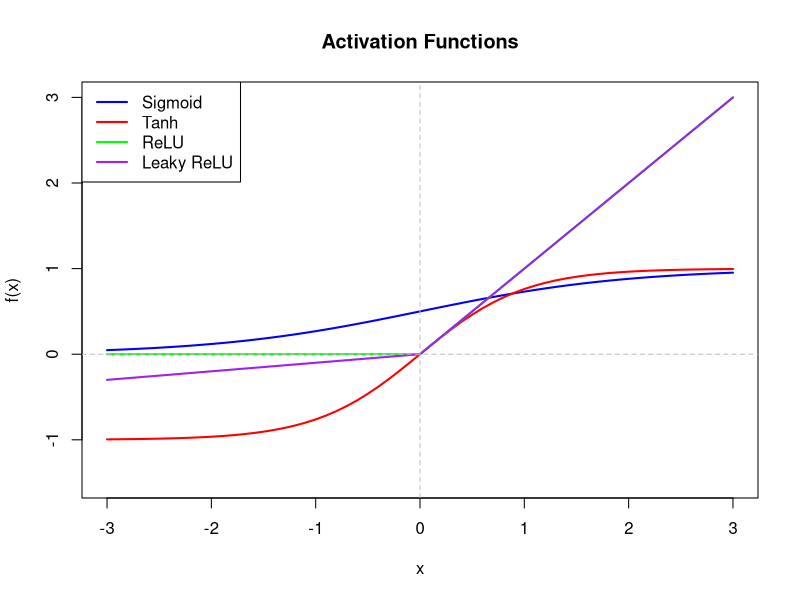
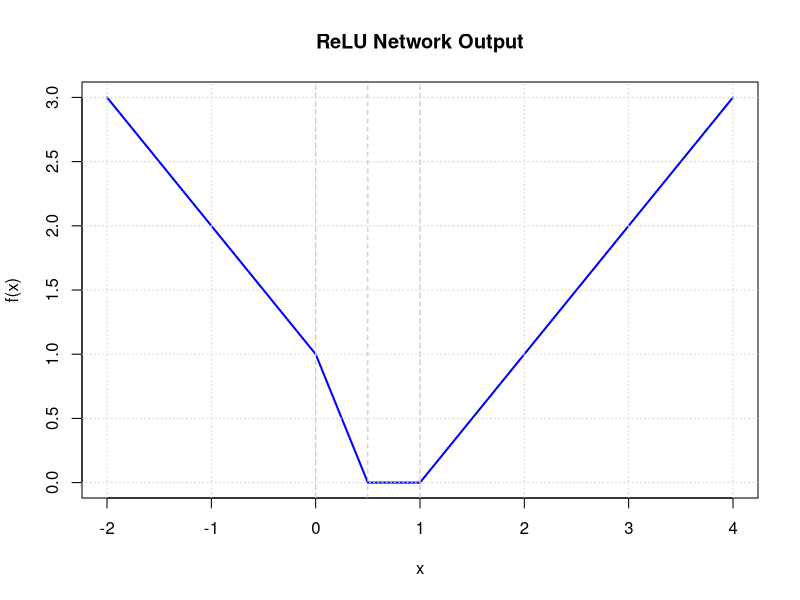
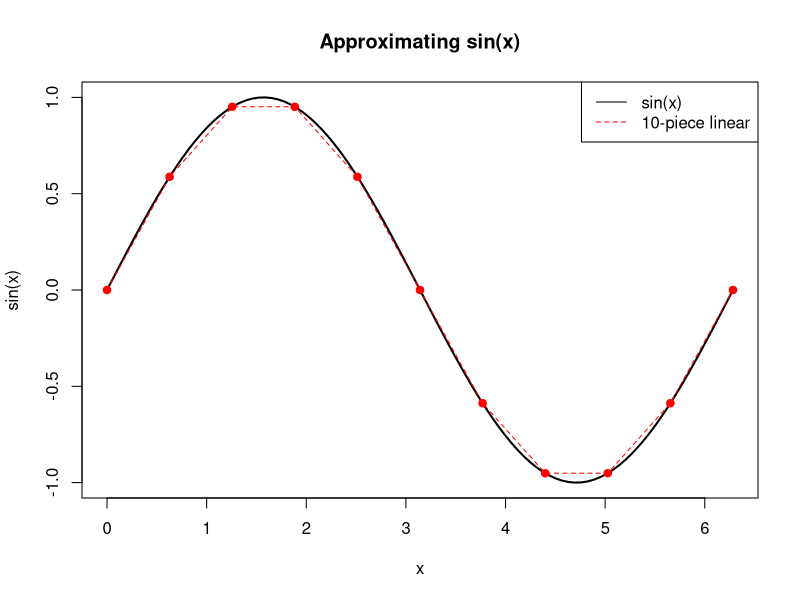
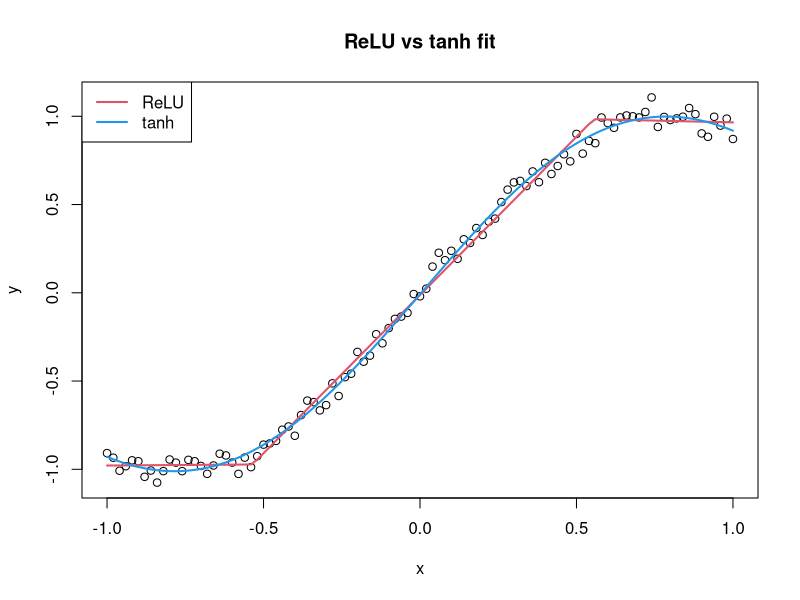

The R source for these figures, in order:
## ---- chunk 1
# Input
x <- c(1, 2)

# Hidden layer weights and biases
W1 <- matrix(c(0.5, -0.3, 0.2, 0.4), nrow = 2, byrow = TRUE)
b1 <- c(0.1, -0.1)

# Output layer weights and bias
W2 <- c(0.6, 0.8)
b2 <- 0.5

# a) Pre-activations
z1 <- W1 %*% x + b1
cat("z^(1) = W1 * x + b1:\n")
print(as.vector(z1))

# b) ReLU activation
relu <- function(x) pmax(0, x)
a1 <- relu(z1)
cat("\na^(1) = ReLU(z^(1)):\n")
print(as.vector(a1))

# c) Output
sigmoid <- function(x) 1 / (1 + exp(-x))
z2 <- sum(W2 * a1) + b2
y_hat <- sigmoid(z2)
cat("\nz^(2) =", round(z2, 4), "\n")
cat("y_hat = sigma(z^(2)) =", round(y_hat, 4), "\n")

# d) Binary cross-entropy loss
y <- 1
loss <- -y * log(y_hat) - (1 - y) * log(1 - y_hat)
cat("\nBinary cross-entropy loss:", round(loss, 4), "\n")
## ---- chunk 2
x <- seq(-3, 3, by = 0.1)

sigmoid <- function(x) 1 / (1 + exp(-x))
relu <- function(x) pmax(0, x)
leaky_relu <- function(x) ifelse(x > 0, x, 0.1 * x)

plot(x, sigmoid(x), type = "l", col = "blue", lwd = 2, ylim = c(-1.5, 3),
     xlab = "x", ylab = "f(x)", main = "Activation Functions")
lines(x, tanh(x), col = "red", lwd = 2)
lines(x, relu(x), col = "green", lwd = 2)
lines(x, leaky_relu(x), col = "purple", lwd = 2)
abline(h = 0, v = 0, lty = 2, col = "gray")
legend("topleft", c("Sigmoid", "Tanh", "ReLU", "Leaky ReLU"),
       col = c("blue", "red", "green", "purple"), lwd = 2)
## ---- chunk 3
# Breakpoints: x = 0, 0.5, 1
cat("Unit 1 active for x < 1\n")
cat("Unit 2 active for x > 0.5\n")
cat("Unit 3 active for x > 0\n")
cat("\nBreakpoints at x = 0, 0.5, 1\n")
## ---- chunk 4
# Define the network
f_nn <- function(x) {
  z1 <- c(-x + 1, 2*x - 1, 0.5*x)
  a1 <- pmax(0, z1)
  return(sum(c(1, 1, -2) * a1))
}

# Check regions:
# x < 0: units 1 active only
# 0 <= x < 0.5: units 1, 3 active  
# 0.5 <= x < 1: all active
# x >= 1: units 2, 3 active

cat("For x < 0:      f(x) = 1*(-x+1) = -x + 1\n")
cat("For 0 <= x < 0.5: f(x) = 1*(-x+1) + (-2)*(0.5x) = -2x + 1\n")
cat("For 0.5 <= x < 1: f(x) = 1*(-x+1) + 1*(2x-1) + (-2)*(0.5x) = 0\n")
cat("For x >= 1:     f(x) = 1*(2x-1) + (-2)*(0.5x) = x - 1\n")
## ---- chunk 5
x <- seq(-2, 4, by = 0.01)
y <- sapply(x, f_nn)

plot(x, y, type = "l", lwd = 2, col = "blue",
     xlab = "x", ylab = "f(x)", main = "ReLU Network Output")
abline(v = c(0, 0.5, 1), lty = 2, col = "gray")
grid()
## ---- chunk 6
# ReLU creates piecewise linear approximations
# Need enough pieces to follow the sine curve
# sin(x) on [0, 2pi] has 1 full cycle

# Linear interpolation with spacing h has max error h^2/8 * max|f''| = h^2/8
# Need h^2/8 <= 0.05, so h <= 0.632 and 2*pi/h >= 9.94: 10 pieces

x <- seq(0, 2*pi, length = 100)
plot(x, sin(x), type = "l", lwd = 2, main = "Approximating sin(x)")

# Example: 10-piece linear approximation, max error (2*pi/10)^2/8 = 0.049
breakpoints <- seq(0, 2*pi, length = 11)
lines(breakpoints, sin(breakpoints), col = "red", lwd = 1, lty = 2)
points(breakpoints, sin(breakpoints), col = "red", pch = 19)
legend("topright", c("sin(x)", "10-piece linear"), col = c("black", "red"), lty = c(1, 2))
## ---- chunk 7
set.seed(10)
relu <- function(x) max(0, x)
nn <- function(W, f = relu) {
  b0 <- W[1]; w0 <- W[2:4]; b1 <- W[5]; w1 <- W[6:8]
  z0 <- apply(b0 + outer(x, w0, "*"), 1:2, f)
  yhat <- b1 + z0 %*% w1
  return(list(yhat = yhat[, 1], z0 = z0))
}
x <- seq(-1, 1, 0.02)
y <- sin(2 * x) + rnorm(length(x), 0, 0.05)

params <- c(0, rnorm(3), 0, rnorm(3))
loss <- function(W) sum((nn(W, f = relu)$yhat - y)^2)
res_relu <- optim(params, loss, method = "BFGS", control = list(maxit = 1000))

params <- c(0, rnorm(3), 0, rnorm(3))
loss <- function(W) sum((nn(W, f = tanh)$yhat - y)^2)
res_tanh <- optim(params, loss, method = "BFGS", control = list(maxit = 1000))

c(relu = res_relu$value, tanh = res_tanh$value)
## ---- chunk 8
o_relu <- nn(res_relu$par, f = relu)
o_tanh <- nn(res_tanh$par, f = tanh)
plot(x, y, main = "ReLU vs tanh fit")
lines(x, o_relu$yhat, lwd = 2, col = 2)
lines(x, o_tanh$yhat, lwd = 2, col = 4)
legend("topleft", c("ReLU", "tanh"), col = c(2, 4), lwd = 2)
